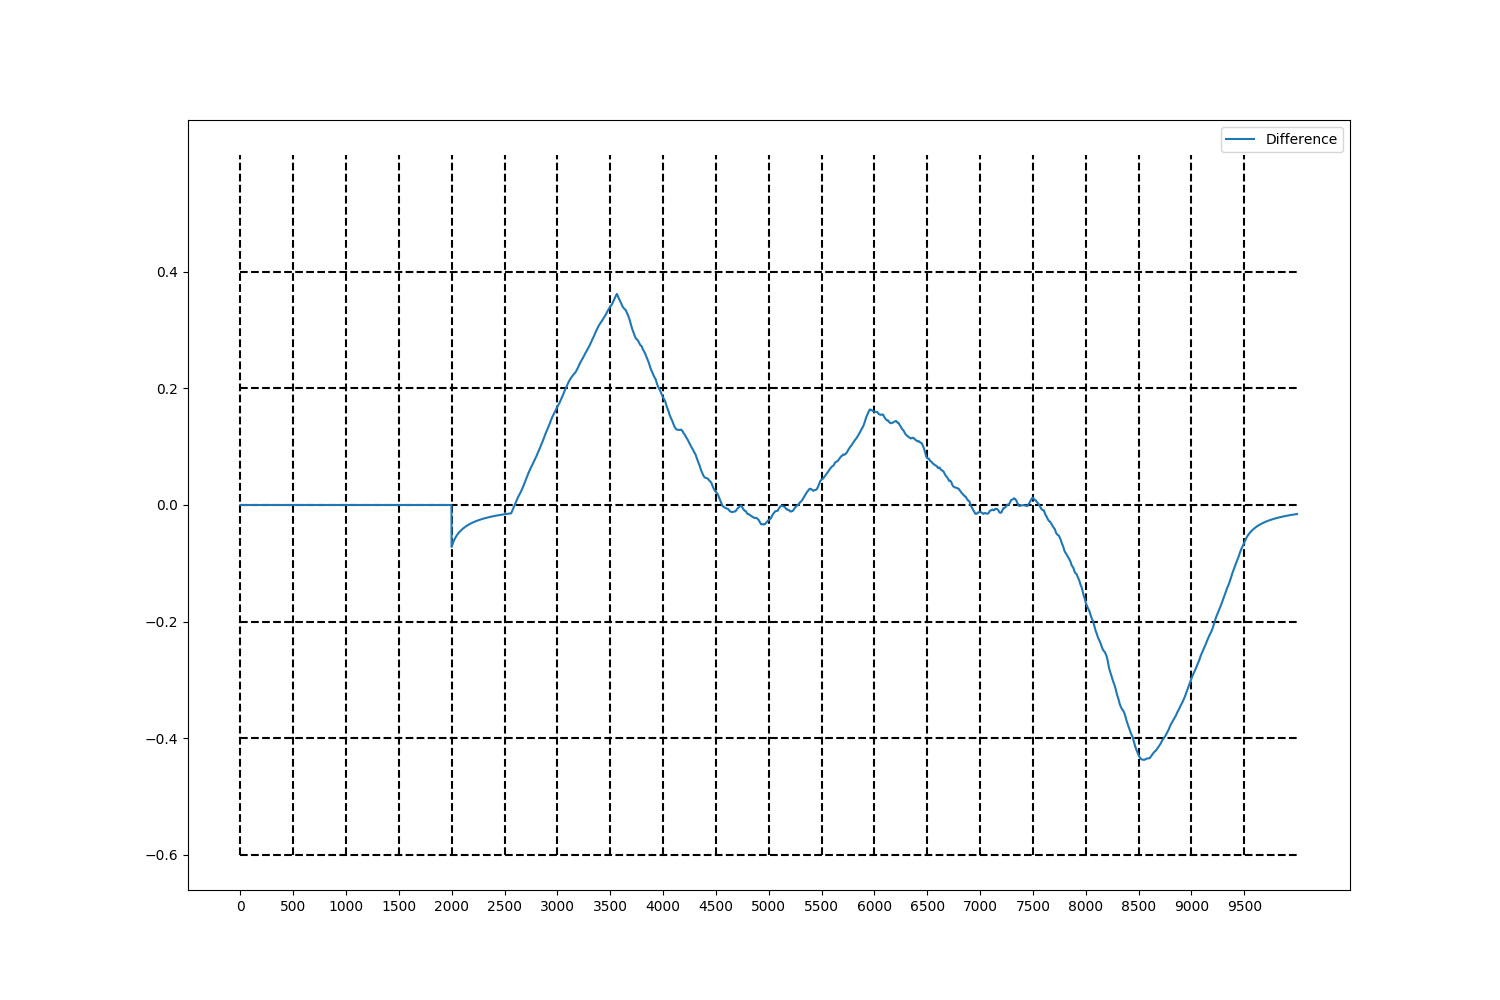

Python code for this plot:
import pandas as pd
import pylab
import matplotlib.pyplot as plt
import numpy as np
import sys

output_path = "../output/"
file_name = "diff_mode8.csv"
file_path = output_path+file_name

args = sys.argv
max = int(args[1])

df = pd.read_csv(file_path)
x = df['ActionSet']
y = df['Difference']

plt.figure(figsize=(15, 10), dpi=100)
plt.plot(x, y, label="Difference")
plt.legend()
plt.xticks(np.arange(0, max, 500))
plt.yticks(np.arange(-0.6, 0.6, 0.2))
plt.hlines(np.arange(-0.6, 0.6, 0.2), 0, max, linestyle='dashed')
plt.vlines(np.arange(0, max, 500), -0.6, 0.6, linestyle='dashed')
plt.savefig("ex2-8.png")

print("ex2-8.png is output!!")
